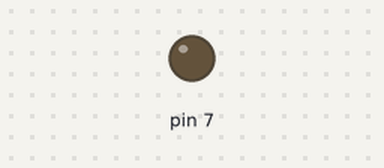
Recording of a sketch running on a simulated Arduino Uno, built with avr-gcc and run on an emulated ATmega328P. Shown: output pins drawn as LEDs (lit = HIGH). Dashed ring = blinking. At 2.1 s the program stops and its outputs stay as they are.

Above: at 0.5 s.
At 1.85 s:
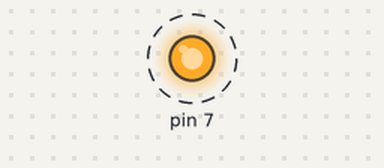
Timing chart, 0 to 3.0 s (numbered marks = the images above):
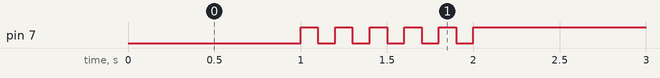

The sketch:

05_practice_2.ino
```cpp
int count;

void setup() {
    // put your setup code here, to run once:
    pinMode(7, OUTPUT);

}

void loop() {
    // put your main code here, to run repeatedly:
  	if (count==0){
        digitalWrite(7, 0);
  	    delay(1000);
        count++;
    }else if (count<12 && count%2==1){
        digitalWrite(7, 1);
        count++;
        delay(100);
    }else if (count<12 && count%2!=1){
        digitalWrite(7, 0);
        count++;
        delay(100);
    }else if (count==12){
        while (count==12){
            ;
        }
    }
}
```

Measured:
- by itself, pin 7: alternates HIGH for 0.10 s and LOW for 0.10 s, 11 changes in all, then stays HIGH
